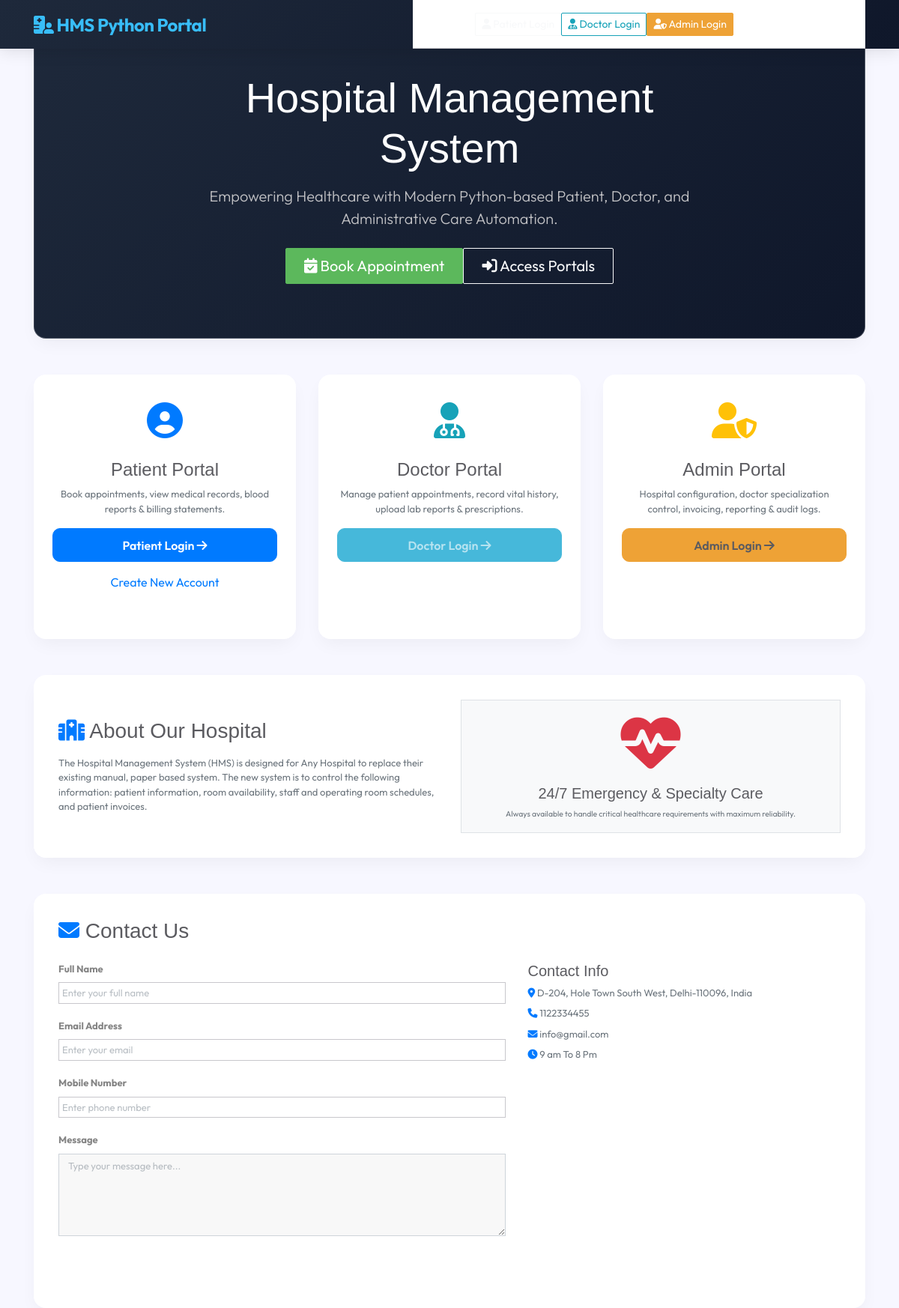
The page / on the database its author committed.
### models.py (models this page shows)
class TblPage(db.Model):
    __tablename__ = 'tblpage'
    ID = db.Column(db.Integer, primary_key=True, autoincrement=True)
    PageType = db.Column(db.String(200), nullable=True)
    PageTitle = db.Column(db.String(200), nullable=True)
    PageDescription = db.Column(db.Text, nullable=True)
    Email = db.Column(db.String(120), nullable=True)
    MobileNumber = db.Column(db.BigInteger, nullable=True)
    UpdationDate = db.Column(db.DateTime, default=datetime.utcnow, onupdate=datetime.utcnow)
    OpenningTime = db.Column(db.String(255), nullable=True)

### routes/public_routes.py (the view)
@public_bp.route('/')
def index():
    about_page = TblPage.query.filter_by(PageType='aboutus').first()
    contact_page = TblPage.query.filter_by(PageType='contactus').first()
    return render_template('public/index.html', about=about_page, contact=contact_page)

### templates/public/index.html (shortened to what this page needs)
{% extends 'base.html' %}
{% block content %}
<div class="glass-card text-center py-5 mb-5 bg-gradient-primary text-white position-relative overflow-hidden" style="background: linear-gradient(135deg, #1e293b 0%, #0f172a 100%);">
    <div class="row align-items-center py-4">
        <div class="col-lg-8 mx-auto">
            <h1 class="display-4 fw-bold text-white mb-3">Hospital Management System</h1>
            <p class="lead text-light mb-4">Empowering Healthcare with Modern Python-based Patient, Doctor, and Administrative Care Automation.</p>
            <div class="d-flex justify-content-center gap-3">
                <a href="{{ url_for('patient.register') }}" class="btn btn-success btn-lg px-4 shadow"><i class="fas fa-calendar-check me-2"></i> Book Appointment</a>
                <a href="#logins" class="btn btn-outline-light btn-lg px-4"><i class="fas fa-sign-in-alt me-2"></i> Access Portals</a>
            </div>
        </div>
    </div>
</div>
<div id="logins" class="row g-4 mb-5">
    <div class="col-md-4">
        <div class="glass-card text-center h-100 p-4">
            <div class="mb-3 text-primary" style="font-size: 3rem;">
                <i class="fas fa-user-circle"></i>
            </div>
            <h4 class="fw-bold">Patient Portal</h4>
            <p class="text-muted">Book appointments, view medical records, blood reports & billing statements.</p>
            <a href="{{ url_for('patient.login') }}" class="btn btn-primary btn-custom w-100 mt-3">Patient Login <i class="fas fa-arrow-right ms-1"></i></a>
            <a href="{{ url_for('patient.register') }}" class="btn btn-link text-decoration-none mt-2 d-block">Create New Account</a>
        </div>
    </div>
    <div class="col-md-4">
        <div class="glass-card text-center h-100 p-4">
            <div class="mb-3 text-info" style="font-size: 3rem;">
                <i class="fas fa-user-md"></i>
            </div>
            <h4 class="fw-bold">Doctor Portal</h4>
            <p class="text-muted">Manage patient appointments, record vital history, upload lab reports & prescriptions.</p>
            <a href="{{ url_for('doctor.login') }}" class="btn btn-info text-white btn-custom w-100 mt-3">Doctor Login <i class="fas fa-arrow-right ms-1"></i></a>
        </div>
    </div>
    <div class="col-md-4">
        <div class="glass-card text-center h-100 p-4">
            <div class="mb-3 text-warning" style="font-size: 3rem;">
                <i class="fas fa-user-shield"></i>
            </div>
            <h4 class="fw-bold">Admin Portal</h4>
            <p class="text-muted">Hospital configuration, doctor specialization control, invoicing, reporting & audit logs.</p>
            <a href="{{ url_for('admin.login') }}" class="btn btn-warning text-dark btn-custom w-100 mt-3">Admin Login <i class="fas fa-arrow-right ms-1"></i></a>
        </div>
    </div>
</div>
<div id="about" class="glass-card mb-5">
    <div class="row align-items-center">
        <div class="col-md-6">
            <h3 class="fw-bold text-dark mb-3"><i class="fas fa-hospital me-2 text-primary"></i> About Our Hospital</h3>
            <p class="text-secondary leading-relaxed">
                {% if about and about.PageDescription %}
                    {{ about.PageDescription|safe }}
                {% else %}
                    Our Hospital Management System delivers high-quality medical care supported by cutting-edge medical technology and expert medical specialists.
                {% endif %}
            </p>
        </div>
        <div class="col-md-6">
            <div class="p-3 bg-light rounded-4 border text-center">
                <i class="fas fa-heartbeat text-danger" style="font-size: 5rem;"></i>
                <h5 class="mt-3 fw-bold">24/7 Emergency & Specialty Care</h5>
                <p class="text-muted small">Always available to handle critical healthcare requirements with maximum reliability.</p>
            </div>
        </div>
    </div>
</div>
<div id="contact_us" class="glass-card mb-5">
    <h3 class="fw-bold mb-4 text-dark"><i class="fas fa-envelope me-2 text-primary"></i> Contact Us</h3>
    <div class="row">
        <div class="col-md-7">
            <form action="{{ url_for('public.contact_submit') }}" method="POST">
                <div class="mb-3">
                    <label class="form-label font-weight-bold">Full Name</label>
                    <input type="text" name="fullname" class="form-control" placeholder="Enter your full name" required>
                </div>
                <div class="mb-3">
                    <label class="form-label font-weight-bold">Email Address</label>
                    <input type="email" name="emailid" class="form-control" placeholder="Enter your email" required>
                </div>
                <div class="mb-3">
                    <label class="form-label font-weight-bold">Mobile Number</label>
                    <input type="tel" name="mobileno" class="form-control" placeholder="Enter phone number" required>
                </div>
                <div class="mb-3">
                    <label class="form-label font-weight-bold">Message</label>
                    <textarea name="description" rows="4" class="form-control" placeholder="Type your message here..." required></textarea>
                </div>
                <button type="submit" class="btn btn-primary-custom btn-custom px-4"><i class="fas fa-paper-plane me-2"></i> Send Message</button>
            </form>
        </div>
        <div class="col-md-5 border-start ps-md-4 mt-4 mt-md-0">
            <h5 class="fw-bold">Contact Info</h5>
            {% if contact %}
                <p class="text-muted mb-2"><i class="fas fa-map-marker-alt me-2 text-primary"></i> {{ contact.PageDescription }}</p>
                <p class="text-muted mb-2"><i class="fas fa-phone me-2 text-primary"></i> {{ contact.MobileNumber }}</p>
                <p class="text-muted mb-2"><i class="fas fa-envelope me-2 text-primary"></i> {{ contact.Email }}</p>
                <p class="text-muted mb-2"><i class="fas fa-clock me-2 text-primary"></i> {{ contact.OpenningTime }}</p>
            {% else %}
                <p class="text-muted">Hospital Helpdesk Hotline: +1 (800) 123-4567</p>
            {% endif %}
        </div>
    </div>
</div>
{% endblock %}

### static/assets/css/style.css (style rules this page uses)
* { margin: 0px; padding: 0px; list-style: none; }
a { text-decoration: none; outline: none; color: #444; }
a:hover, a:focus, input, textarea { text-decoration: none; outline: none; }
html, body { height: 100%; }
p { margin-bottom: 0px; width: 100%; }
.h-100 { height: 100%; }
::placeholder { color: #747f8a !important; font-size: 13px; opacity: .5 !important; }
h1, h2, h3, h4, h5, h6 { font-family: "mouse-500", Arial, Helvetica, sans-serif; }
body { background-color: #f7f7ff !important; font-family: "mouse-300", Arial, Helvetica, sans-serif; color: #6A6A6A; }
.btn-success { background-color: #00ab9f; border-color: #00ab9f; }
.btn-info { background-color: #00a8df; border-color: #00a8df; }
.btn { box-shadow: 0 3px 1px -2px rgba(0, 0, 0, 0.2), 0 2px 2px 0 rgba(0, 0, 0, 0.14), 0 1px 5px 0 rgba(0, 0, 0, 0.12); border-radius: 2px; }
.form-control { background-color: #F8F8F8; margin-bottom: 20px; }

### templates/base.html (style rules this page uses)
:root { --primary: #2563eb; --primary-dark: #1d4ed8; --secondary: #0f172a; --accent: #06b6d4; --bg-light: #f8fafc; --card-shadow: 0 10px 25px -5px rgba(0, 0, 0, 0.05), 0 8px 10px -6px rgba(0, 0, 0, 0.01); }
body { font-family: 'Outfit', sans-serif; background-color: #f1f5f9; color: #334155; }
.glass-card { background: rgba(255, 255, 255, 0.95); backdrop-filter: blur(10px); border-radius: 16px; border: 1px solid rgba(255, 255, 255, 0.2); box-shadow: var(--card-shadow); padding: 2rem; margin-bottom: 2rem; transition: transform 0.2s ease, box-shadow 0.2s ease; }
.btn-custom { border-radius: 10px; padding: 0.6rem 1.4rem; font-weight: 600; transition: all 0.2s ease; }
.btn-primary-custom { background: linear-gradient(135deg, var(--primary) 0%, var(--primary-dark) 100%); border: none; color: #fff; }

### rows shown on the page
TblPage: PageDescription "The Hospital Management System (HMS) is designed for Any Hospital to replace their existing manual, paper based system. The new system is to control the following information: patient information, room availability, staff and operating room schedules, and patient invoices."
TblPage: PageDescription "D-204, Hole Town South West, Delhi-110096, India", MobileNumber "1122334455", Email "info@gmail.com", OpenningTime "9 am To 8 Pm"
